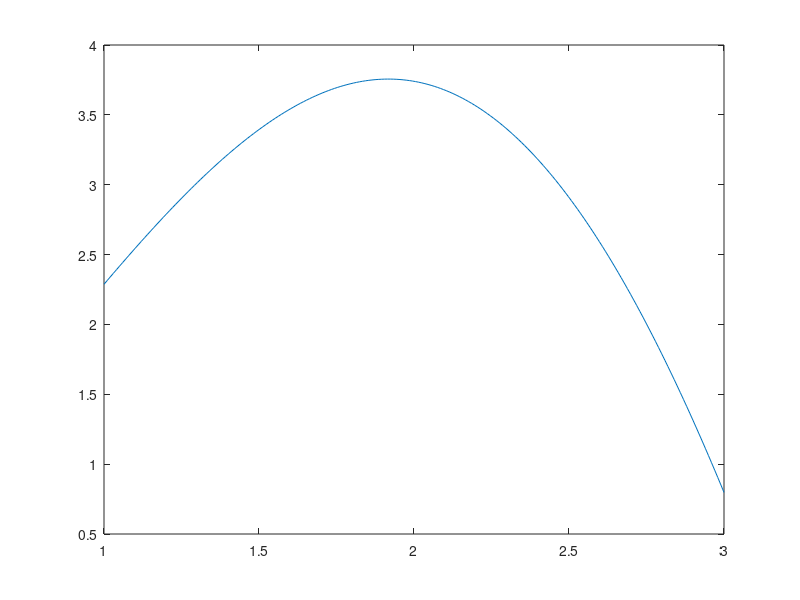
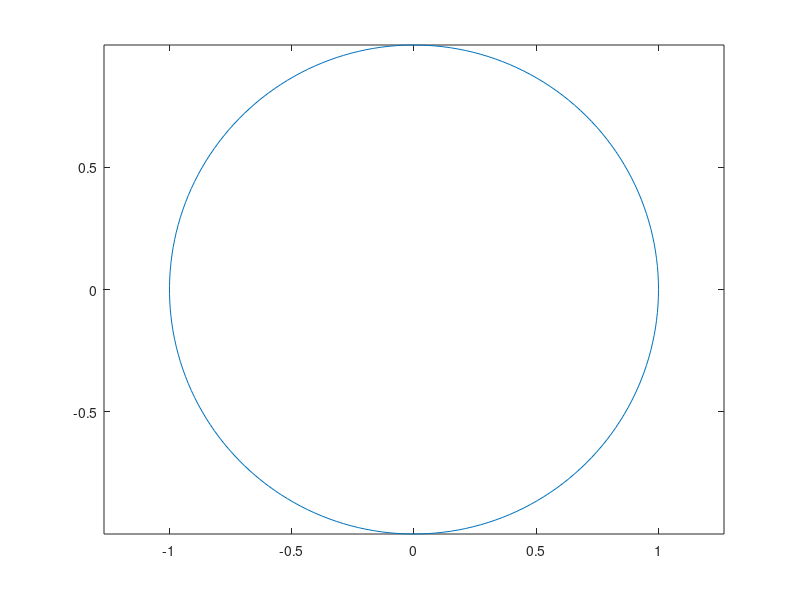
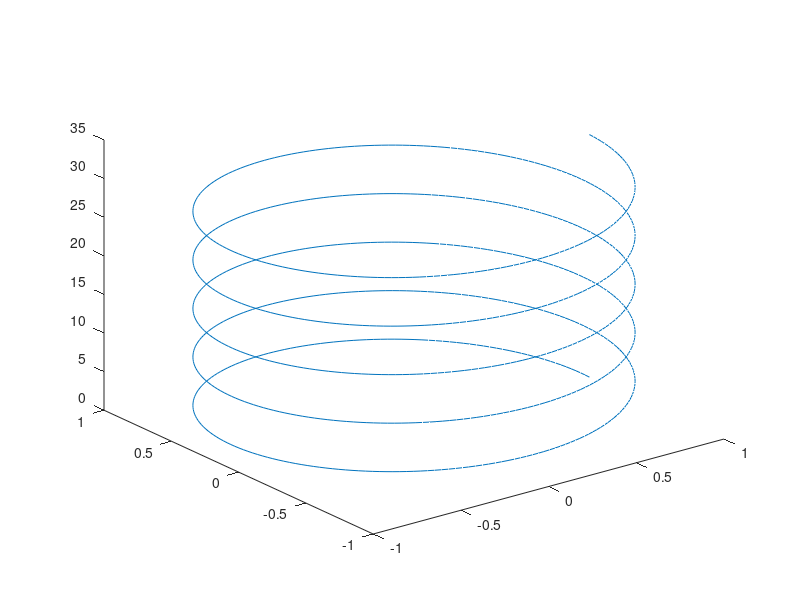
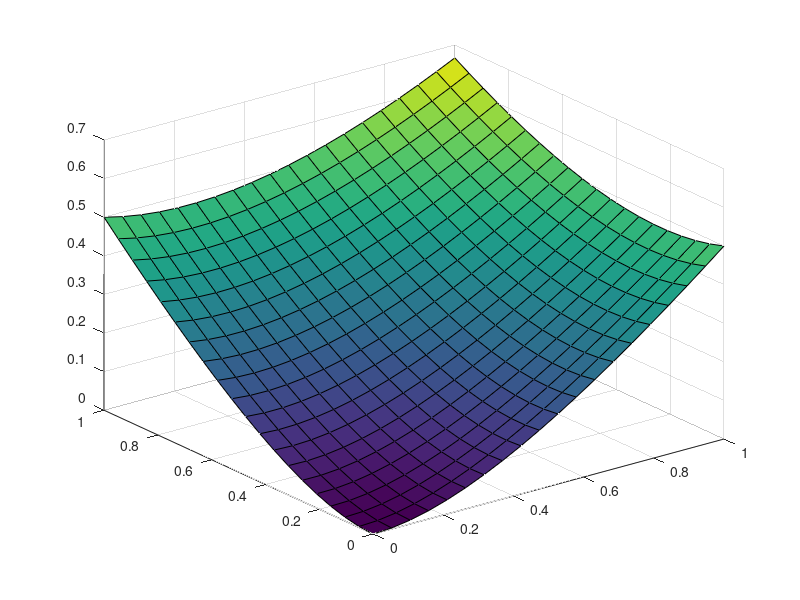

MATLAB code for these plots, in order:
% Risanje grafov funkcij

% funkcija ene spremenljivke
% f(x)=sin(x)exp(sqrt(x))
f = @(x) sin(x).*exp(sqrt(x));

t = linspace(1,3,200);
plot(t,f(t));

% vektorska funkcija v R^2
% f(t)=(sin(t),cos(t))
g1 = @(t) cos(t);
g2 = @(t) sin(t);

t = linspace(0,2*pi,200);

figure
plot(g1(t),g2(t)); % graf funkcije f je izbrisan, 
                   % ce ne uporabimo ukaza figure
axis equal

% vektorska funkcija v R^3
% h(t)=(cos(t),sin(t),t)
t = linspace(0,10*pi,1000);
figure
plot3(g1(t),g2(t),t);

% funkcija dveh spremenljivk
% h(x,y)=(x^2+y^2)/(1+x+y)
h = @(x,y) (x.^2+y.^2)./(1+x+y);
x = linspace(0,1,20);
y = linspace(0,1,20);

[X,Y]=meshgrid(x,y);
Z = h(X,Y);

figure
surf(X,Y,Z); % oz. mesh(X,Y,Z)






